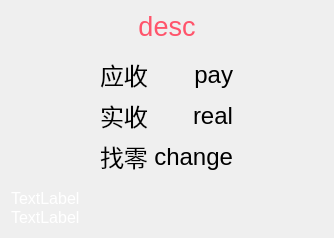
<?xml version="1.0" encoding="UTF-8"?>
<ui version="4.0">
 <class>fexpandmain_payover</class>
 <widget class="QFrame" name="fexpandmain_payover">
  <property name="geometry">
   <rect>
    <x>0</x>
    <y>0</y>
    <width>334</width>
    <height>229</height>
   </rect>
  </property>
  <property name="windowTitle">
   <string>Dialog</string>
  </property>
  <property name="styleSheet">
   <string notr="true"/>
  </property>
  <layout class="QVBoxLayout" name="verticalLayout_2" stretch="0,1,0">
   <item>
    <widget class="QLabel" name="label_desc">
     <property name="font">
      <font>
       <pointsize>20</pointsize>
      </font>
     </property>
     <property name="styleSheet">
      <string notr="true">color:#ff546b;</string>
     </property>
     <property name="text">
      <string>desc</string>
     </property>
     <property name="alignment">
      <set>Qt::AlignCenter</set>
     </property>
    </widget>
   </item>
   <item>
    <widget class="QFrame" name="frame">
     <property name="styleSheet">
      <string notr="true"/>
     </property>
     <property name="outer_stylesheet" stdset="0">
      <string>frame_detail_show</string>
     </property>
     <layout class="QGridLayout" name="gridLayout">
      <item row="0" column="1">
       <widget class="QLabel" name="label">
        <property name="font">
         <font>
          <pointsize>18</pointsize>
          <weight>50</weight>
          <italic>false</italic>
          <bold>false</bold>
         </font>
        </property>
        <property name="text">
         <string>应收</string>
        </property>
       </widget>
      </item>
      <item row="0" column="3">
       <spacer name="horizontalSpacer">
        <property name="orientation">
         <enum>Qt::Horizontal</enum>
        </property>
        <property name="sizeHint" stdset="0">
         <size>
          <width>1000</width>
          <height>20</height>
         </size>
        </property>
       </spacer>
      </item>
      <item row="0" column="2">
       <widget class="QLabel" name="label_num_payamount">
        <property name="font">
         <font>
          <pointsize>18</pointsize>
          <weight>50</weight>
          <italic>false</italic>
          <bold>false</bold>
         </font>
        </property>
        <property name="text">
         <string>pay</string>
        </property>
        <property name="alignment">
         <set>Qt::AlignRight|Qt::AlignTrailing|Qt::AlignVCenter</set>
        </property>
       </widget>
      </item>
      <item row="2" column="1">
       <widget class="QLabel" name="label_3">
        <property name="font">
         <font>
          <pointsize>18</pointsize>
          <weight>50</weight>
          <italic>false</italic>
          <bold>false</bold>
         </font>
        </property>
        <property name="text">
         <string>找零</string>
        </property>
       </widget>
      </item>
      <item row="1" column="2">
       <widget class="QLabel" name="label_num_realamount">
        <property name="font">
         <font>
          <pointsize>18</pointsize>
          <weight>50</weight>
          <italic>false</italic>
          <bold>false</bold>
         </font>
        </property>
        <property name="text">
         <string>real</string>
        </property>
        <property name="alignment">
         <set>Qt::AlignRight|Qt::AlignTrailing|Qt::AlignVCenter</set>
        </property>
       </widget>
      </item>
      <item row="0" column="0">
       <spacer name="horizontalSpacer_2">
        <property name="orientation">
         <enum>Qt::Horizontal</enum>
        </property>
        <property name="sizeHint" stdset="0">
         <size>
          <width>1000</width>
          <height>20</height>
         </size>
        </property>
       </spacer>
      </item>
      <item row="2" column="2">
       <widget class="QLabel" name="label_num_change">
        <property name="font">
         <font>
          <pointsize>18</pointsize>
          <weight>50</weight>
          <italic>false</italic>
          <bold>false</bold>
         </font>
        </property>
        <property name="text">
         <string>change</string>
        </property>
        <property name="alignment">
         <set>Qt::AlignRight|Qt::AlignTrailing|Qt::AlignVCenter</set>
        </property>
       </widget>
      </item>
      <item row="1" column="1">
       <widget class="QLabel" name="label_2">
        <property name="font">
         <font>
          <pointsize>18</pointsize>
          <weight>50</weight>
          <italic>false</italic>
          <bold>false</bold>
         </font>
        </property>
        <property name="text">
         <string>实收</string>
        </property>
       </widget>
      </item>
     </layout>
    </widget>
   </item>
   <item>
    <widget class="QFrame" name="frame_explain">
     <layout class="QVBoxLayout" name="verticalLayout">
      <property name="spacing">
       <number>0</number>
      </property>
      <property name="leftMargin">
       <number>0</number>
      </property>
      <property name="topMargin">
       <number>0</number>
      </property>
      <property name="rightMargin">
       <number>0</number>
      </property>
      <property name="bottomMargin">
       <number>0</number>
      </property>
      <item>
       <widget class="QLabel" name="label_promotion">
        <property name="styleSheet">
         <string notr="true">color:white;font-size:12pt;</string>
        </property>
        <property name="text">
         <string>TextLabel</string>
        </property>
        <property name="wordWrap">
         <bool>true</bool>
        </property>
       </widget>
      </item>
      <item>
       <widget class="QLabel" name="label_discount">
        <property name="styleSheet">
         <string notr="true">color:white;font-size:12pt;</string>
        </property>
        <property name="text">
         <string>TextLabel</string>
        </property>
        <property name="wordWrap">
         <bool>true</bool>
        </property>
       </widget>
      </item>
     </layout>
    </widget>
   </item>
  </layout>
 </widget>
 <resources/>
 <connections/>
</ui>
